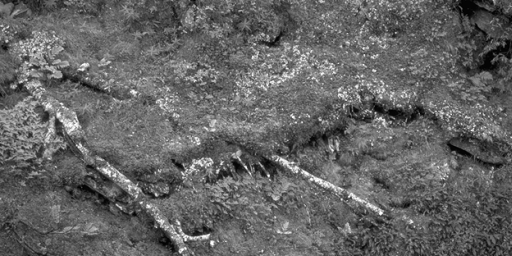
#> input picture data/image_original/1.tiff, 512 x 256 px; its folder holds only this picture in this run
$ python image_original.py
#> lines starting #> are read from the running program, lines starting #| are printed output that depends on the picture
import skimage as ski
import numpy as np
import random
from PIL import Image

def load():
    """Loads greyscale image array of size (1000, 2500), scaled to interval [0,1]. 13 base images, 77 samples each, final sample discarded."""

    random.seed(0)

    directory = "data/image_original/"
    filenames = "1 2 3 4 5 6 7 8 9 10 11 12 13".split()
    extension = ".tiff"

    data = np.empty((1001, 50*50))
    for n in range(len(filenames)):
        path = directory+filenames[n]+extension
        imgarray = np.array(Image.open(path))
#> imgarray is the input picture: shape (256, 512); min 0, max 255, mean 100.3
        print("Got imgarray of shape ",imgarray.shape)
#| Got imgarray of shape  (256, 512)
        print(imgarray)
#> (printed output is left out)
        for m in range(77):
            width,height = imgarray.shape
            x = random.randrange(width-50)
            y = random.randrange(height-50)
            data[n*77+m] = imgarray[x:x+50,y:y+50].flatten()/255
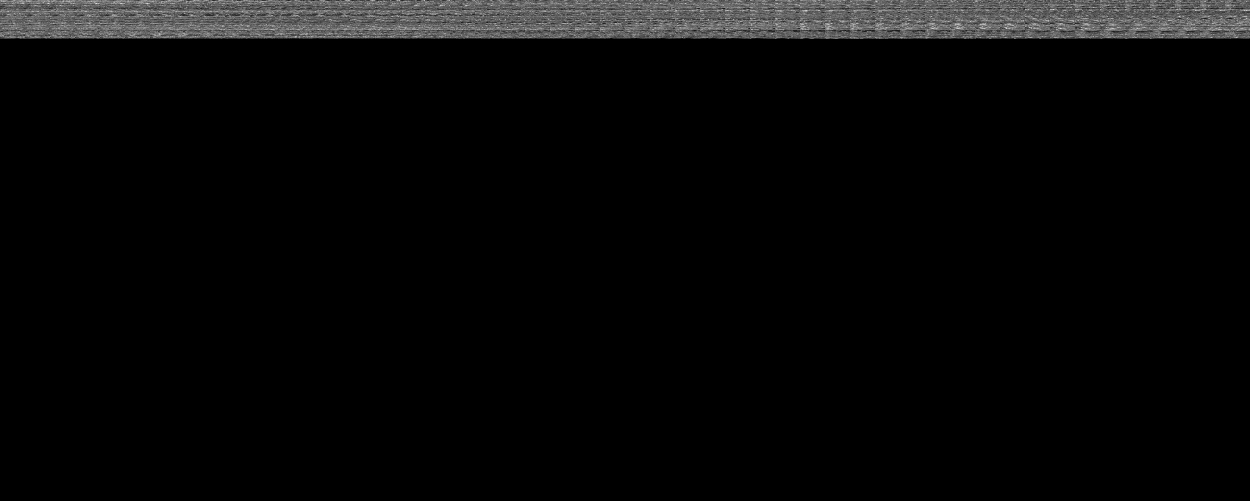
#> data: shape (1001, 2500) float64 (shown at 1/2 size); min 0, max 1, mean 0.031
            # print(f"Populated index {n*77+m}")
    print("Return shape: ",data[:-1].shape)
    return data[:-1] # Return only 1000 samples

if __name__ == '__main__':
#> (the run stopped early here; a loop or call above may not have finished)
